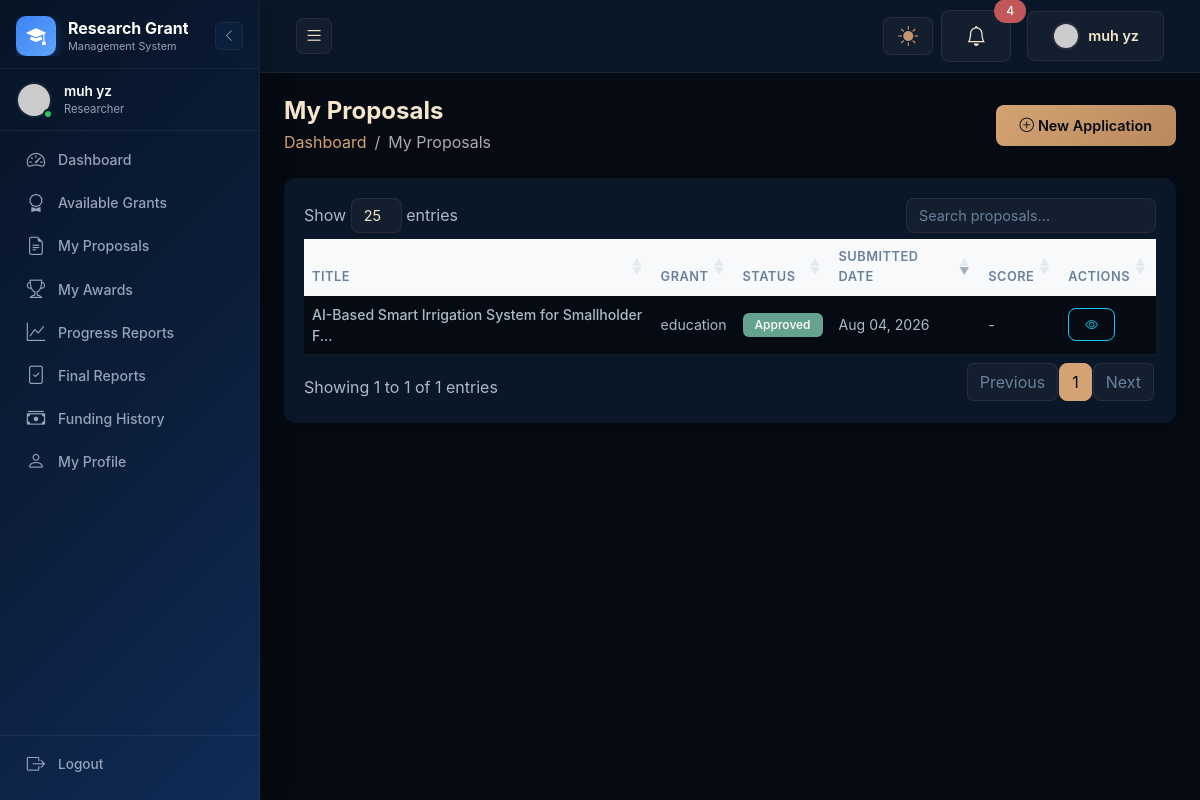
Screenshot of /researcher/pages/my_proposals.php (signed in) with the database file from the repository.
### tables this page shows
CREATE TABLE `proposals` (
  `id` int(11) NOT NULL AUTO_INCREMENT,
  `grant_id` int(11) NOT NULL,
  `researcher_id` int(11) NOT NULL,
  `title` varchar(255) NOT NULL,
  `abstract` text,
  `problem_statement` text,
  `methodology` text,
  `expected_outcomes` text,
  `budget_breakdown` text,
  `budget_amount` decimal(15,2) DEFAULT NULL,
  `status` enum('draft','submitted','under_review','approved','rejected','revision_needed','withdrawn') NOT NULL DEFAULT 'draft',
  `review_score` decimal(5,2) DEFAULT NULL,
  `review_comment` text,
  `submitted_at` datetime DEFAULT NULL,
  `reviewed_at` datetime DEFAULT NULL,
  `reviewed_by` int(11) DEFAULT NULL,
  `created_at` timestamp NOT NULL DEFAULT CURRENT_TIMESTAMP,
  `updated_at` timestamp NOT NULL DEFAULT CURRENT_TIMESTAMP ON UPDATE CURRENT_TIMESTAMP,
  PRIMARY KEY (`id`),
  KEY `grant_id` (`grant_id`),
  KEY `researcher_id` (`researcher_id`),
  KEY `status` (`status`),
  KEY `reviewed_by` (`reviewed_by`),
  CONSTRAINT `fk_proposals_grant` FOREIGN KEY (`grant_id`) REFERENCES `grants` (`id`) ON DELETE CASCADE ON UPDATE CASCADE,
  CONSTRAINT `fk_proposals_researcher` FOREIGN KEY (`researcher_id`) REFERENCES `users` (`id`) ON DELETE CASCADE ON UPDATE CASCADE,
  CONSTRAINT `fk_proposals_reviewer` FOREIGN KEY (`reviewed_by`) REFERENCES `users` (`id`) ON DELETE SET NULL ON UPDATE CASCADE
);

CREATE TABLE `grants` (
  `id` int(11) NOT NULL AUTO_INCREMENT,
  `title` varchar(255) NOT NULL,
  `slug` varchar(255) NOT NULL,
  `description` text NOT NULL,
  `objectives` text,
  `eligibility_criteria` text,
  `funding_amount` decimal(15,2) DEFAULT NULL,
  `category_id` int(11) DEFAULT NULL,
  `status` enum('draft','open','closed','cancelled') NOT NULL DEFAULT 'draft',
  `application_start_date` date DEFAULT NULL,
  `application_end_date` date DEFAULT NULL,
  `review_deadline` date DEFAULT NULL,
  `max_applications` int(11) DEFAULT NULL,
  `guidelines_file` varchar(255) DEFAULT NULL,
  `is_published` tinyint(1) NOT NULL DEFAULT '0',
  `created_by` int(11) DEFAULT NULL,
  `created_at` timestamp NOT NULL DEFAULT CURRENT_TIMESTAMP,
  `updated_at` timestamp NOT NULL DEFAULT CURRENT_TIMESTAMP ON UPDATE CURRENT_TIMESTAMP,
  PRIMARY KEY (`id`),
  UNIQUE KEY `slug` (`slug`),
  KEY `category_id` (`category_id`),
  KEY `status` (`status`),
  KEY `is_published` (`is_published`),
  KEY `created_by` (`created_by`),
  CONSTRAINT `fk_grants_category` FOREIGN KEY (`category_id`) REFERENCES `grant_categories` (`id`) ON DELETE SET NULL ON UPDATE CASCADE,
  CONSTRAINT `fk_grants_creator` FOREIGN KEY (`created_by`) REFERENCES `users` (`id`) ON DELETE SET NULL ON UPDATE CASCADE
);

### researcher/pages/my_proposals.php (the view, shortened to what this page needs)
<?php
require_once __DIR__ . '/../../includes/functions.php';
$userId = $_SESSION['user_id'];
$db = getDb();
$stmt = $db->prepare("SELECT p.*, g.title as grant_title, g.funding_amount FROM proposals p JOIN grants g ON p.grant_id = g.id WHERE p.researcher_id = :researcher_id ORDER BY p.created_at DESC");
$stmt->execute([':researcher_id' => $userId]);
$proposals = $stmt->fetchAll();
include_once __DIR__ . '/../../includes/header.php';
?>
<div class="d-flex justify-content-between align-items-center mb-4">
    <div>
        <h4 class="mb-1 fw-bold">My Proposals</h4>
        <nav aria-label="breadcrumb">
            <ol class="breadcrumb mb-0">
                <li class="breadcrumb-item"><a href="<?= SITE_URL ?>researcher/index.php">Dashboard</a></li>
                <li class="breadcrumb-item active">My Proposals</li>
            </ol>
        </nav>
    </div>
    <a href="<?= SITE_URL ?>researcher/pages/grants.php" class="btn btn-primary">
        <i class="bi bi-plus-circle me-1"></i>New Application
    </a>
</div>
<div class="card border-0 shadow-sm">
    <div class="card-body">
        <div class="table-responsive">
            <table class="table table-hover" id="proposalsTable">
                <thead class="table-light">
                    <tr>
                        <th>Title</th>
                        <th>Grant</th>
                        <th>Status</th>
                        <th>Submitted Date</th>
                        <th>Score</th>
                        <th>Actions</th>
                    </tr>
                </thead>
                <tbody>
                    <?php if (empty($proposals)): ?>
                    <tr>
                        <td colspan="6" class="text-center text-muted py-4">No proposals found</td>
                    </tr>
                    <?php else: ?>
                    <?php foreach ($proposals as $proposal): ?>
                    <tr>
                        <td class="fw-medium"><?= htmlspecialchars(truncateText($proposal['title'], 50)) ?></td>
                        <td><?= htmlspecialchars(truncateText($proposal['grant_title'], 35)) ?></td>
                        <td><?= getStatusBadge($proposal['status']) ?></td>
                        <td><?= $proposal['submitted_at'] ? formatDate($proposal['submitted_at']) : '-' ?></td>
                        <td><?= $proposal['review_score'] ?? '-' ?></td>
                        <td>
                            <button type="button" class="btn btn-sm btn-outline-info" data-bs-toggle="modal" data-bs-target="#viewModal<?= $proposal['id'] ?>">
                                <i class="bi bi-eye"></i>
                            </button>
                        </td>
                    </tr>
                    <?php endforeach; ?>
                    <?php endif; ?>
                </tbody>
            </table>
        </div>
    </div>
</div>
<?php include_once __DIR__ . '/../../includes/footer.php'; ?>

### includes/functions.php (shortened to what this page needs)
<?php
function formatDate($date, $format = 'M d, Y') {
    return date($format, strtotime($date));
}
function getStatusBadge($status) {
    $badges = [
        'active' => 'success',
        'inactive' => 'secondary',
        'pending' => 'warning',
        'draft' => 'secondary',
        'open' => 'success',
        'closed' => 'danger',
        'cancelled' => 'danger',
        'submitted' => 'primary',
        'under_review' => 'info',
        'approved' => 'success',
        'rejected' => 'danger',
        'revision_needed' => 'warning',
        'withdrawn' => 'secondary',
        'assigned' => 'info',
        'in_progress' => 'warning',
        'completed' => 'success',
        'overdue' => 'danger',
        'suspended' => 'warning',
        'terminated' => 'danger',
        'reviewed' => 'info',
        'monthly' => 'primary',
        'quarterly' => 'info',
        'biannual' => 'warning',
        'annual' => 'success',
        'final' => 'danger',
        'approve' => 'success',
        'revision' => 'warning',
        'paid' => 'success',
        'scheduled' => 'warning',
        'partially_disbursed' => 'info',
        'fully_disbursed' => 'success',
    ];
    $class = $badges[$status] ?? 'secondary';
    $label = ucwords(str_replace('_', ' ', $status));
    return "<span class='badge bg-{$class}'>{$label}</span>";
}
function truncateText($text, $limit = 100) {
    if (strlen($text) <= $limit) return $text;
    return substr($text, 0, $limit) . '...';
}

### assets/css/style.css (style rules this page uses)
:root { --dark: #060a12; --dark2: #0a1728; --dark3: #1b3858; --primary: #d4a373; --primary-light: #e8c9a0; --primary-dark: #b8895e; --secondary: #537497; --secondary-light: #69819c; --tertiary: #96b2c6; --green: #65a390; --amber: #c4936f; --red: #c15757; --text: #f5e6cc; --text-muted: #aabbc8; --text-dim: #69819c; --glass: rgba(245, 230, 204, .04); --glass-hover: rgba(245, 230, 204, .07); --glass-border: rgba(245, 230, 204, .08); --glow-primary: rgba(212, 163, 115, .35); --glow-secondary: rgba(83, 116, 151, .35); --sidebar-width: 260px; --sidebar-collapsed: 80px; --sidebar-bg: #071426; --sidebar-gradient: linear-gradient(135deg, #071426, #0B1D39, #102B57); --sidebar-primary: #3B82F6; --sidebar-primary-glow: rgba(59, 130, 246, .35); --sidebar-secondary: #60A5FA; --sidebar-text: #FFFFFF; --sidebar-muted: #94A3B8; --sidebar-glass: rgba(59, 130, 246, .06); --sidebar-glass-hover: rgba(59, 130, 246, .1); --sidebar-border: rgba(148, 163, 184, .1); --header-height: 60px; --radius: 12px; --radius-sm: 8px; --transition: all .3s ease; --bs-body-bg: var(--dark); --bs-body-color: var(--text); --bs-primary: var(--primary); --bs-secondary: var(--secondary); --bs-success: var(--green); --bs-warning: var(--amber); --bs-danger: var(--red); --bs-info: var(--tertiary); --bs-light: var(--dark2); --bs-dark: #000; --bs-border-color: var(--glass-border); --bs-link-color: var(--primary); --bs-link-hover-color: var(--primary-light); }
* { margin: 0; padding: 0; box-sizing: border-box; }
body { font-family: 'Inter', -apple-system, BlinkMacSystemFont, sans-serif; background: var(--dark); color: var(--text); overflow-x: hidden; }
h1, h2, h3, h4, h5, h6 { font-weight: 700; color: var(--text); }
a { text-decoration: none; transition: var(--transition); color: var(--primary); }
.card { border: 1px solid var(--glass-border); border-radius: var(--radius); background: var(--dark2); transition: var(--transition); }
.card-body { padding: 20px; color: var(--text-muted); }
.table { margin-bottom: 0; color: var(--text); }
.table thead th { border-top: none; border-bottom: 2px solid var(--glass-border); font-weight: 600; font-size: .8rem; text-transform: uppercase; letter-spacing: .5px; color: var(--text-dim); }
.table td { vertical-align: middle; font-size: .88rem; border-color: var(--glass-border); color: var(--text-muted); }
.table > :not(caption) > * > * { border-color: var(--glass-border); }
.btn { border-radius: var(--radius-sm); font-weight: 600; padding: 10px 24px; transition: var(--transition); font-size: .9rem; }
.btn-sm { padding: 6px 16px; font-size: .8rem; }
.btn-primary { background: linear-gradient(135deg, var(--primary), var(--primary-dark)); border: none; color: var(--dark); }
.badge { padding: 6px 12px; font-weight: 500; font-size: .75rem; border-radius: 6px; }
.bg-success { background: var(--green) !important; }
.shadow-sm { box-shadow: 0 2px 10px rgba(0,0,0,.2) !important; }

### rows the page displays
proposals: title "AI-Based Smart Irrigation System for Smallholder F...", grant.title "education", status "Approved", submitted_at "Aug 04, 2026", review_score "-"

### other values shown
$_SESSION['user_name'] "muh yz"
str_replace('_', ' ', $role) "Researcher"
$unreadCount "4"
